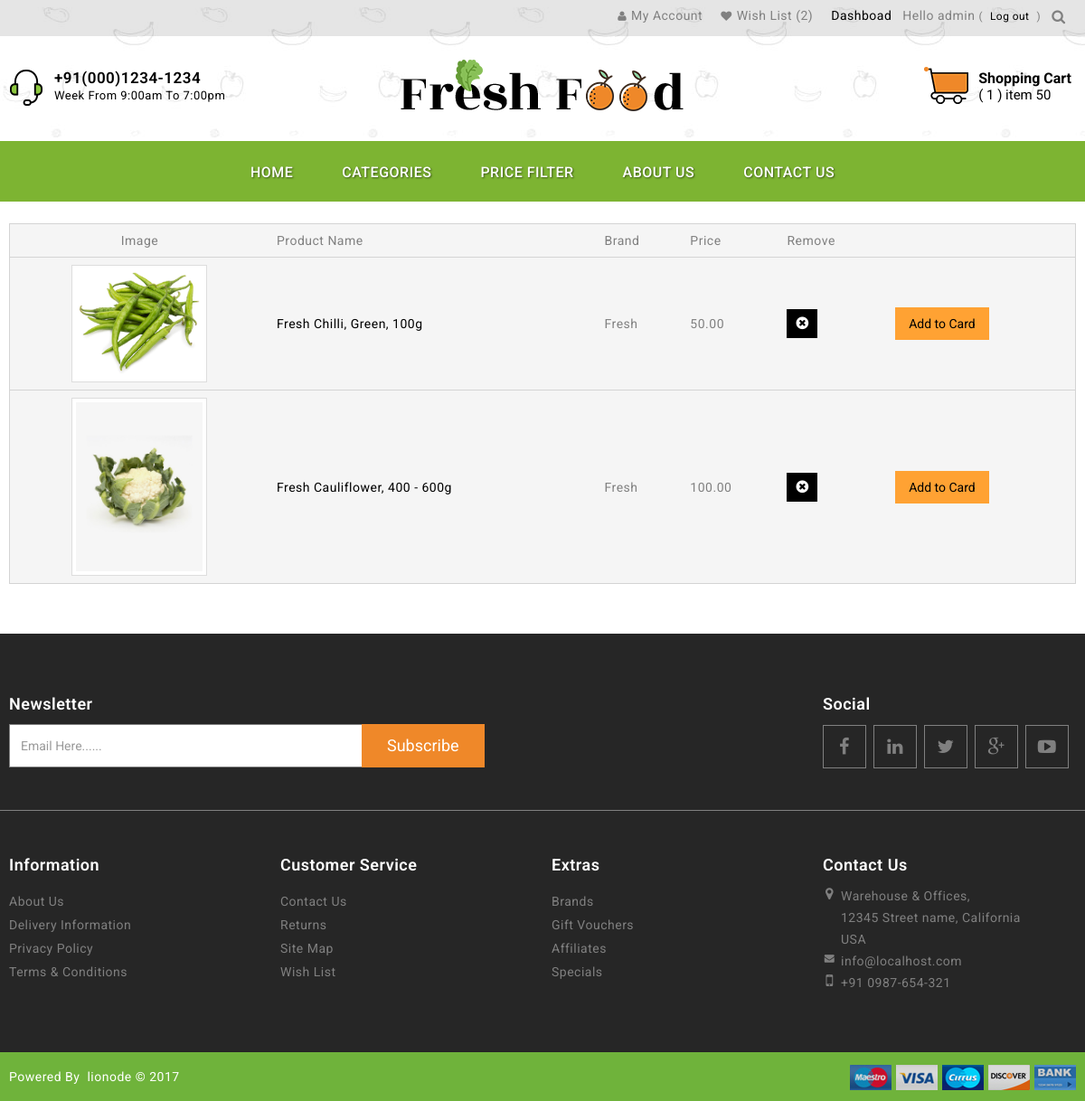
/wish_list/ (signed in), run on the app's committed database.
### blog/models.py (models this page shows, shortened)
class User(AbstractUser):
    first_name = models.CharField(max_length=30)
    last_name = models.CharField(max_length=30)
    email = models.EmailField(unique=True, null=False )
    username = models.CharField(max_length=30, unique=False)
    is_active = models.BooleanField( default=True)
    date_joined = models.DateTimeField(default=timezone.now)
    seller = models.BooleanField(default=False)
    USERNAME_FIELD = 'email'
    REQUIRED_FIELDS = ['username']

class Order(models.Model):
    orderitems  = models.ManyToManyField(Cart)
    user = models.ForeignKey(User, on_delete=models.CASCADE)
    ordered = models.BooleanField(default=False)
    created = models.DateTimeField(auto_now_add=True)
    paymentId = models.CharField(max_length=200, blank=True , null=True)
    orderId = models.CharField(max_length=200, blank=True, null=True)
    def get_totals(self):
        total = 0
        for order_item in self.orderitems.all():
            total += order_item.get_total()
        return total
    def get_delivery(self):
        for p in self.orderitems.all():
            d= p.quantity * p.item.delivery_charges
            return d
    def get_percentage(self):
        p = self.get_totals()*0.09
        return p
    def all_total(self):
        if self.get_delivery() >= 500 :
            return self.get_percentage()+self.get_totals()
        else :
            return self.get_percentage()+self.get_totals()+self.get_delivery()

class Cart(models.Model):
    user = models.ForeignKey(User, on_delete=models.CASCADE)
    item = models.ForeignKey(Product, on_delete=models.CASCADE)
    quantity = models.IntegerField(default=1)
    created = models.DateTimeField(auto_now_add=True)
    purchased = models.BooleanField(default=False)
    def get_total(self):
        total = self.item.price * self.quantity
        floattotal = float("{0:.2f}".format(total))
        return floattotal

class Product(models.Model):
    category = models.ForeignKey(subcategory, related_name='products', on_delete=models.CASCADE)
    name = models.CharField(max_length=100)
    slug = models.SlugField(max_length=100)
    description = RichTextUploadingField(blank=True)
    price = models.DecimalField(max_digits=10, decimal_places=2)
    available = models.BooleanField(default=True)
    stock = models.PositiveIntegerField()
    image = models.ImageField( upload_to='images/')
    created_at = models.DateTimeField(auto_now_add=True)
    updated_at = models.DateTimeField(auto_now=True)
    old_price = models.DecimalField(max_digits=10, decimal_places=2, null=True)
    brand_name = models.CharField(max_length=25, null=True)
    author = models.ForeignKey(User, on_delete=models.CASCADE)
    published = models.BooleanField(default=1)
    delivery_charges = models.PositiveIntegerField(default=0,blank=True)
    class Meta:
        ordering = ('name', )
        index_together = (('id', 'slug'),)

class Wish(models.Model):
    item = models.ForeignKey(Product, on_delete=models.CASCADE)
    user = models.ForeignKey(User, on_delete=models.CASCADE)
    added_date = models.DateTimeField(auto_now_add=True)

### blog/views.py (the view)
# urls.py: path('wish_list/',views.wish_list,name='wish_list'),
@login_required
def wish_list(request):
    wishh = Wish.objects.filter(user=request.user)
    return render(request,'blog/wish_list.html',{'wishh':wishh})

### blog/templatetags/cart_tag.py (called while the page is built)
@register.filter
def cart_item_count(user):
    if user.is_authenticated:
        qs = Order.objects.filter(user=user, ordered=False)
        if qs.exists():
            return qs[0].orderitems.count()
    return 0

@register.filter
def cash_total(user):
	if user.is_authenticated:
		total=Order.objects.filter(user=user,ordered=False)
		if total:
			t=total[0].get_totals()
			return t
		else:
			return 0
	else:
		return 0

@register.simple_tag
def subcategory_list():
	total=subcategory.objects.all()
	return total

@register.filter
def wish_count(user):
	 if user.is_authenticated:
	 	qs = Wish.objects.filter(user=user).count()
	 	return qs
	 return 0

@register.simple_tag
def order_count_list():
	qs = Order.objects.filter(ordered=False)
	ad = qs[0].orderitems.filter(purchased=False)
	if qs.exists():
		return ad
	else:
		return 0
	return 0

@register.simple_tag
def cart_count_list():
	qs = Order.objects.filter(ordered=False)
	return qs

### templates/blog/wish_list.html (shortened to what this page needs)
{% extends 'blog/base.html' %}
{% block content %}
<div class="container">
     <div class="table-responsive">
     	{% if wishh.count >= 1 %}
          <table class="table table-bordered">
            <thead>
              <tr>
                <td class="text-center">Image</td>
                <td class="text-left">Product Name</td>
                <td class="text-left">Brand</td>
                <td class="text-left">Price</td>
                <td class="text-left">Remove</td>
                <td></td>
              </tr>
            </thead><br>
            <tbody>
              {% for p in wishh %}
              <tr>
                <td class="text-center"><a href="{% url 'product_detail' p.item.pk %}"><img height="150" width="150" class="img-thumbnail" title="women's clothing" alt="women's clothing" src="/media/{{p.item.image}}"></a></td>
                <td class="text-left"><a href="{% url 'product_detail' p.item.pk %}">{{p.item.name}}</a></td>
                <td class="text-left">{{p.item.brand_name}}</td>
                <td>{{p.item.price}}</td>
                <td ><div style="max-width: 200px;" class="input-group btn-block">
                <a href="{% url 'remove_wish' p.item.pk %}"><button  class="btn btn-danger" title="" data-toggle="tooltip" type="button" data-original-title="Remove"><i class="fa fa-times-circle"></i></button></a>
                  </div>
                </td>
                <td><button type="button" class="t" ><a href="{% url 'add_to_cart' p.item.pk %}">Add to Card</a></button></td>
              </tr>
              {% endfor %}
            </tbody>
          </table>
          {% else %}<br>
          <h1 class="tt"> No Item in Your Wish List</h1>
          {% endif %}
        </div>
</div>
{% endblock %}

### templates/blog/base.html (shortened to what this page needs)
{% load static %}
{% load cart_tag %}
<!DOCTYPE html>
<html lang="en">
<head>
<link href="{% static 'bootstrap/css/bootstrap.min.css' %}" rel="stylesheet" media="screen" />
<link href="{% static 'font-awesome/css/font-awesome.min.css' %}" rel="stylesheet" type="text/css" />
<link href="{% static 'css/stylesheet.css' %}" rel="stylesheet">
<link href="{% static 'css/responsive.css' %}" rel="stylesheet">
<link href="{% static 'owl-carousel/owl.carousel.css' %}" type="text/css" rel="stylesheet" media="screen" />
<link href="{% static 'owl-carousel/owl.transitions.css' %}" type="text/css" rel="stylesheet" media="screen" />
</head>
<body>
<header>
  <div class="header-top">
    <div class="container">
      <div class="row">
        <div class="col-sm-12">
          <div class="top-right pull-right">
            <div id="top-links" class="nav pull-right">
              <ul class="list-inline">
                {% if user.is_authenticated %}
                <li class="dropdown"><a href="#" title="My Account" class="dropdown-toggle" data-toggle="dropdown"> <i class="fa fa-user"></i><span>My Account</span> </a>
                  {% endif %}
                </li>
                <li><a href="{% url 'wish_list' %}" id="wishlist-total" title="Wish List (0)"><i class="fa fa-heart"></i><span>Wish List</span><span> ({{request.user|wish_count}})</span></a></li>
                {% if request.user.seller %}
                <li class="top-menu"><a href="{% url 'product_list' %}">Dashboad</a></li>
                {% endif %}
                <li>
                {% if user.is_authenticated %}
                  <p class="top-menu">Hello {{ user.username }} <small>(<a href="{% url 'logout' %}">Log out</a>)</small></p>
                  {% else %}
                  <p class="top-menu"><small>(<a href="{% url 'login' %}">Login</a>)</small></p>
                  {% endif %}
                  </li>
              </ul>
              <div class="search-box">
                <form method="GET" action="{% url 'search' %}">
                          <button class="search-btn"><i class="fa fa-search"></i></button>
                          </form>
                        </div>
            </div>
          </div>
        </div>
      </div>
    </div>
  </div>
  <div class="container">
    <div class="header-inner">
      <div class="col-sm-4 col-xs-6 header-left">
        <div class="shipping">
          <div class="shipping-img"></div>
          <div class="shipping-text">+91(000)1234-1234<span class="shipping-detail">Week From 9:00am To 7:00pm</span></div>
        </div>
      </div>
      <div class="col-sm-4 col-xs-12 header-middle">
        <div class="header-middle-top">
          <div id="logo"> <a href="{% url 'product' %}"><img src="/static/image/logo.png" title="E-Commerce" alt="E-Commerce" class="img-responsive" /></a> </div>
        </div>
      </div>
      <div class="col-sm-4 col-xs-12 header-right">
        <div id="cart" class="btn-group btn-block">
          <button type="button" class="btn btn-inverse btn-block btn-lg dropdown-toggle cart-dropdown-button"> <span id="cart-total"><span class="cart-title"><a href="{% url 'cart' %} ">Shopping Cart</a></span><br>
          {% if request.user.is_authenticated %}
          ( {{ request.user|cart_item_count }} )
          {% else %}
          ( 0 )
          {% endif %}
        item
         {{ request.user|cash_total|floatformat:0 }}
           </span> </button>
        </div>
      </div>
    </div>
  </div>
</header>
<nav id="menu" class="navbar">
  <div class="nav-inner container">
    <div class="navbar-collapse">
      <ul class="main-navigation">
        <li><a href="{% url 'product' %}"   class="parent"  >Home</a> </li>
        <li><a href="#" class="active parent">Categories</a>
            {% subcategory_list as dhar %}
        </li>
         <li><a href="#" class="active parent">price filter</a>
        </li>
        <li><a href="#"   class="parent"  >About Us</a> </li>
        <li><a href="{% url 'contact' %}"   class="parent"  >Contact Us</a> </li>
      </ul>
    </div>
  </div>
</nav>
{% block content %}
{% endblock %}
<footer>
  <div class="container">
    <div class="row">
      <div class="footer-top-cms">
        <div class="col-sm-7">
          <div class="newslatter">
            <form>
              <h5>Newsletter</h5>
              <div class="input-group">
                <input type="text" class=" form-control" placeholder="Email Here......">
                <button type="submit" value="Sign up" class="btn btn-large btn-primary">Subscribe</button>
              </div>
            </form>
          </div>
        </div>
        <div class="col-sm-5">
          <div class="footer-social">
            <h5>Social</h5>
            <ul>
              <li class="facebook"><a href="#"><i class="fa fa-facebook"></i></a></li>
              <li class="linkedin"><a href="#"><i class="fa fa-linkedin"></i></a></li>
              <li class="twitter"><a href="#"><i class="fa fa-twitter"></i></a></li>
              <li class="gplus"><a href="#"><i class="fa fa-google-plus"></i></a></li>
              <li class="youtube"><a href="#"><i class="fa fa-youtube-play"></i></a></li>
            </ul>
          </div>
        </div>
      </div>
    </div>
    <div class="row">
      <div class="col-sm-3 footer-block">
        <h5 class="footer-title">Information</h5>
        <ul class="list-unstyled ul-wrapper">
          <li><a href="about-us.html">About Us</a></li>
          <li><a href="checkout.html">Delivery Information</a></li>
          <li><a href="#">Privacy Policy</a></li>
          <li><a href="#">Terms &amp; Conditions</a></li>
        </ul>
      </div>
      <div class="col-sm-3 footer-block">
        <h5 class="footer-title">Customer Service</h5>
        <ul class="list-unstyled ul-wrapper">
          <li><a href="contact.html">Contact Us</a></li>
          <li><a href="#">Returns</a></li>
          <li><a href="#">Site Map</a></li>
          <li><a href="#">Wish List</a></li>
        </ul>
      </div>
      <div class="col-sm-3 footer-block">
        <h5 class="footer-title">Extras</h5>
        <ul class="list-unstyled ul-wrapper">
          <li><a href="#">Brands</a></li>
          <li><a href="gift.html">Gift Vouchers</a></li>
          <li><a href="affiliate.html">Affiliates</a></li>
          <li><a href="#">Specials</a></li>
        </ul>
      </div>
      <div class="col-sm-3 footer-block">
        <div class="content_footercms_right">
          <div class="footer-contact">
            <h5 class="contact-title footer-title">Contact Us</h5>
            <ul class="ul-wrapper">
              <li><i class="fa fa-map-marker"></i><span class="location2"> Warehouse & Offices,<br>
                12345 Street name, California<br>
                USA</span></li>
              <li><i class="fa fa-envelope"></i><span class="mail2"><a href="#">info@localhost.com</a></span></li>
              <li><i class="fa fa-mobile"></i><span class="phone2">+91 0987-654-321</span></li>
            </ul>
          </div>
        </div>
      </div>
    </div>
  </div>
  <a id="scrollup">Scroll</a> </footer>
<div class="footer-bottom">
  <div class="container">
    <div class="copyright">Powered By &nbsp;<a class="yourstore" href="http://www.lionode.com/">lionode &copy; 2017 </a> </div>
    <div class="footer-bottom-cms">
      <div class="footer-payment">
        <ul>
          <li class="mastero"><a href="#"><img alt="" src="/static/image/payment/mastero.jpg"></a></li>
          <li class="visa"><a href="#"><img alt="" src="/static/image/payment/visa.jpg"></a></li>
          <li class="currus"><a href="#"><img alt="" src="/static/image/payment/currus.jpg"></a></li>
          <li class="discover"><a href="#"><img alt="" src="/static/image/payment/discover.jpg"></a></li>
          <li class="bank"><a href="#"><img alt="" src="/static/image/payment/bank.jpg"></a></li>
        </ul>
      </div>
    </div>
  </div>
</div>
</body>
</html>

### templates/blog/wish_list.html (style rules this page uses)
.t { background-color:#FFA233 ; border: none; color: white; padding: 8px 15px; }

### data on the page
User: user|wish_count "2", username "admin", user|cart_item_count "1", user|cash_total "50"
Wish: item.image (picture), item.name "Fresh Chilli, Green, 100g", item.brand_name "Fresh", item.price "50.00"
Wish: item.image (picture), item.name "Fresh Cauliflower, 400 - 600g", item.brand_name "Fresh", item.price "100.00"
